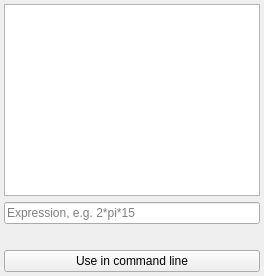
<?xml version="1.0" encoding="UTF-8"?>
<ui version="4.0">
 <class>Calculator</class>
 <widget class="QWidget" name="Calculator">
  <layout class="QVBoxLayout" name="MainLayout">
   <property name="leftMargin"><number>4</number></property>
   <property name="topMargin"><number>4</number></property>
   <property name="rightMargin"><number>4</number></property>
   <property name="bottomMargin"><number>4</number></property>
   <item>
    <widget class="QListWidget" name="CalculatorHistory"/>
   </item>
   <item>
    <widget class="QLineEdit" name="CalculatorInput">
     <property name="placeholderText"><string>Expression, e.g. 2*pi*15</string></property>
    </widget>
   </item>
   <item>
    <widget class="QLabel" name="CalculatorResult"/>
   </item>
   <item>
    <layout class="QGridLayout" name="KeysLayout"/>
   </item>
   <item>
    <widget class="QPushButton" name="CalculatorToCommandLine">
     <property name="text"><string>Use in command line</string></property>
    </widget>
   </item>
  </layout>
 </widget>
 <resources/>
 <connections/>
</ui>
